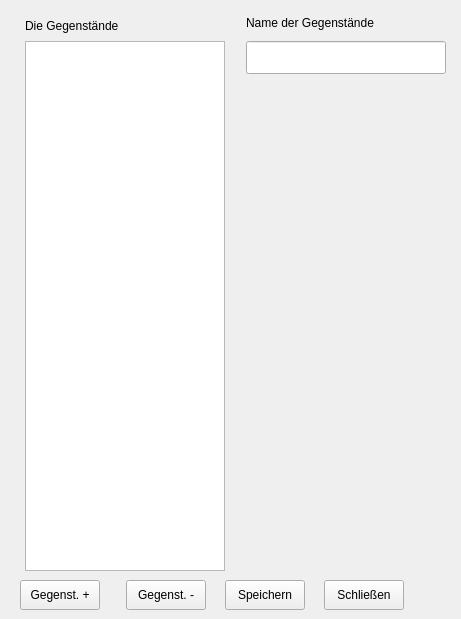
  <widget class="QWidget" name="tab_6">
   <attribute name="title">
    <string>Gegenstände</string>
   </attribute>
   <widget class="QWidget" name="layoutWidget4">
    <property name="geometry">
     <rect>
      <x>20</x>
      <y>10</y>
      <width>432</width>
      <height>600</height>
     </rect>
    </property>
    <layout class="QVBoxLayout" name="verticalLayout_58">
     <item>
      <layout class="QHBoxLayout" name="horizontalLayout_44">
       <item>
        <layout class="QVBoxLayout" name="verticalLayout_56">
         <property name="spacing">
          <number>0</number>
         </property>
         <item>
          <widget class="QLabel" name="meh_items_label_4">
           <property name="minimumSize">
            <size>
             <width>200</width>
             <height>25</height>
            </size>
           </property>
           <property name="maximumSize">
            <size>
             <width>200</width>
             <height>25</height>
            </size>
           </property>
           <property name="text">
            <string>Die Gegenstände</string>
           </property>
          </widget>
         </item>
         <item>
          <widget class="QListWidget" name="megeg_items">
           <property name="minimumSize">
            <size>
             <width>200</width>
             <height>530</height>
            </size>
           </property>
           <property name="maximumSize">
            <size>
             <width>200</width>
             <height>530</height>
            </size>
           </property>
           <property name="lineWidth">
            <number>1</number>
           </property>
          </widget>
         </item>
        </layout>
       </item>
       <item>
        <spacer name="horizontalSpacer_44">
         <property name="orientation">
          <enum>Qt::Horizontal</enum>
         </property>
         <property name="sizeType">
          <enum>QSizePolicy::Fixed</enum>
         </property>
         <property name="sizeHint" stdset="0">
          <size>
           <width>10</width>
           <height>20</height>
          </size>
         </property>
        </spacer>
       </item>
       <item>
        <layout class="QVBoxLayout" name="verticalLayout_57">
         <item>
          <widget class="QLabel" name="megeg_name_item_label">
           <property name="minimumSize">
            <size>
             <width>200</width>
             <height>25</height>
            </size>
           </property>
           <property name="maximumSize">
            <size>
             <width>200</width>
             <height>25</height>
            </size>
           </property>
           <property name="text">
            <string>Name der Gegenstände</string>
           </property>
          </widget>
         </item>
         <item>
          <widget class="QLineEdit" name="megeg_name_item">
           <property name="minimumSize">
            <size>
             <width>200</width>
             <height>33</height>
            </size>
           </property>
           <property name="maximumSize">
            <size>
             <width>200</width>
             <height>33</height>
            </size>
           </property>
           <property name="maxLength">
            <number>25</number>
           </property>
          </widget>
         </item>
         <item>
          <spacer name="verticalSpacer_12">
           <property name="orientation">
            <enum>Qt::Vertical</enum>
           </property>
           <property name="sizeHint" stdset="0">
            <size>
             <width>20</width>
             <height>40</height>
            </size>
           </property>
          </spacer>
         </item>
        </layout>
       </item>
      </layout>
     </item>
     <item>
      <layout class="QHBoxLayout" name="horizontalLayout_43">
       <item>
        <widget class="QPushButton" name="megeg_neu_item">
         <property name="minimumSize">
          <size>
           <width>80</width>
           <height>30</height>
          </size>
         </property>
         <property name="maximumSize">
          <size>
           <width>80</width>
           <height>30</height>
          </size>
         </property>
         <property name="text">
          <string>Gegenst. +</string>
         </property>
        </widget>
       </item>
       <item>
        <spacer name="horizontalSpacer_15">
         <property name="orientation">
          <enum>Qt::Horizontal</enum>
         </property>
         <property name="sizeType">
          <enum>QSizePolicy::Fixed</enum>
         </property>
         <property name="sizeHint" stdset="0">
          <size>
           <width>20</width>
           <height>20</height>
          </size>
         </property>
        </spacer>
       </item>
       <item>
        <widget class="QPushButton" name="megeg_entfernen_item">
         <property name="minimumSize">
          <size>
           <width>80</width>
           <height>30</height>
          </size>
         </property>
         <property name="maximumSize">
          <size>
           <width>80</width>
           <height>30</height>
          </size>
         </property>
         <property name="text">
          <string>Gegenst. -</string>
         </property>
         <property name="autoRepeatDelay">
          <number>300</number>
         </property>
         <property name="autoRepeatInterval">
          <number>100</number>
         </property>
        </widget>
       </item>
       <item>
        <spacer name="horizontalSpacer_38">
         <property name="orientation">
          <enum>Qt::Horizontal</enum>
         </property>
         <property name="sizeType">
          <enum>QSizePolicy::Fixed</enum>
         </property>
         <property name="sizeHint" stdset="0">
          <size>
           <width>13</width>
           <height>20</height>
          </size>
         </property>
        </spacer>
       </item>
       <item>
        <widget class="QPushButton" name="pushButton_6">
         <property name="minimumSize">
          <size>
           <width>80</width>
           <height>30</height>
          </size>
         </property>
         <property name="maximumSize">
          <size>
           <width>80</width>
           <height>30</height>
          </size>
         </property>
         <property name="text">
          <string>Speichern</string>
         </property>
        </widget>
       </item>
       <item>
        <spacer name="horizontalSpacer_41">
         <property name="orientation">
          <enum>Qt::Horizontal</enum>
         </property>
         <property name="sizeType">
          <enum>QSizePolicy::Fixed</enum>
         </property>
         <property name="sizeHint" stdset="0">
          <size>
           <width>13</width>
           <height>20</height>
          </size>
         </property>
        </spacer>
       </item>
       <item>
        <widget class="QPushButton" name="megeg_schliessen">
         <property name="minimumSize">
          <size>
           <width>80</width>
           <height>30</height>
          </size>
         </property>
         <property name="maximumSize">
          <size>
           <width>80</width>
           <height>30</height>
          </size>
         </property>
         <property name="text">
          <string>Schließen</string>
         </property>
        </widget>
       </item>
       <item>
        <spacer name="horizontalSpacer_51">
         <property name="orientation">
          <enum>Qt::Horizontal</enum>
         </property>
         <property name="sizeHint" stdset="0">
          <size>
           <width>40</width>
           <height>20</height>
          </size>
         </property>
        </spacer>
       </item>
      </layout>
     </item>
    </layout>
   </widget>
  </widget>
